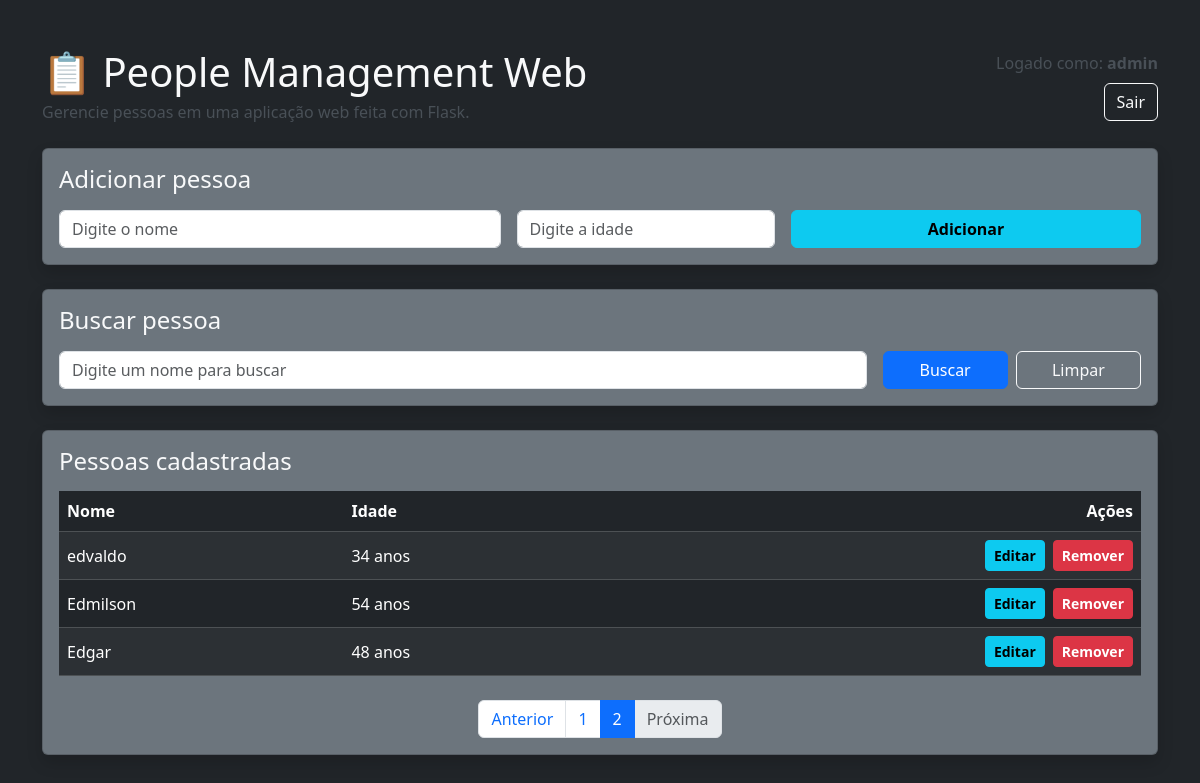
Screenshot of /?pagina=2&busca= (signed in) with the database file from the repository.
### app.py (models this page shows)
class Usuario(UserMixin, db.Model):
    id = db.Column(db.Integer, primary_key=True)
    username = db.Column(db.String(100), unique=True, nullable=False)
    password = db.Column(db.String(255), nullable=False)

class Pessoa(db.Model):
    id = db.Column(db.Integer, primary_key=True)
    nome = db.Column(db.String(100), nullable=False)
    idade = db.Column(db.Integer, nullable=False)

### app.py (the view)
@app.route("/")
@login_required
def home():
    busca = request.args.get("busca", "").strip()
    pagina = request.args.get("pagina", 1, type=int)
    por_pagina = 5
    query = Pessoa.query
    if busca:
        query = query.filter(Pessoa.nome.ilike(f"%{busca}%"))
    paginacao = query.order_by(Pessoa.id.asc()).paginate(page=pagina, per_page=por_pagina, error_out=False)
    pessoas = paginacao.items
    return render_template(
        "index.html",
        pessoas=pessoas,
        busca=busca,
        pessoa_em_edicao=None,
        form_nome="",
        form_idade="",
        paginacao=paginacao
    )

### app.py (called while the page is built)
@login_manager.user_loader
def load_user(user_id):
    return Usuario.query.get(int(user_id))

### templates/index.html (shortened to what this page needs)
<!DOCTYPE html>
<html lang="pt-br">
<head>
    <link href="https://cdn.jsdelivr.net/npm/bootstrap@5.3.3/dist/css/bootstrap.min.css" rel="stylesheet">
</head>
<body class="bg-dark text-light">
    <div class="container py-5">
        <div class="d-flex flex-column flex-md-row justify-content-between align-items-md-center mb-4 gap-3">
            <div>
                <h1 class="mb-1">📋 People Management Web</h1>
                <p class="text-light-emphasis mb-0">Gerencie pessoas em uma aplicação web feita com Flask.</p>
            </div>
            <div class="d-flex flex-column align-items-md-end gap-2">
                <span class="text-light-emphasis">Logado como: <strong>{{ current_user.username }}</strong></span>
                <a href="{{ url_for('logout') }}" class="btn btn-outline-light">Sair</a>
            </div>
        </div>
        <div class="row g-4">
            <div class="col-12">
                <div class="card bg-secondary text-light shadow">
                    <div class="card-body">
                        {% if pessoa_em_edicao %}
                            <h2 class="h4 mb-3">Editar pessoa</h2>
                            <form action="{{ url_for('atualizar', id=pessoa_em_edicao.id) }}" method="post" class="row g-3">
                                <div class="col-md-5">
                                    <input type="text" name="nome" class="form-control" placeholder="Digite o nome" value="{{ form_nome }}" required>
                                </div>
                                <div class="col-md-3">
                                    <input type="text" name="idade" class="form-control" placeholder="Digite a idade" value="{{ form_idade }}" required>
                                </div>
                                <div class="col-md-4 d-flex gap-2">
                                    <button type="submit" class="btn btn-info fw-bold flex-fill">Salvar alterações</button>
                                    <a href="{{ url_for('home', busca=busca, pagina=paginacao.page) }}" class="btn btn-outline-light flex-fill">Cancelar</a>
                                </div>
                            </form>
                        {% else %}
                            <h2 class="h4 mb-3">Adicionar pessoa</h2>
                            <form action="{{ url_for('adicionar') }}" method="post" class="row g-3">
                                <div class="col-md-5">
                                    <input type="text" name="nome" class="form-control" placeholder="Digite o nome" required>
                                </div>
                                <div class="col-md-3">
                                    <input type="text" name="idade" class="form-control" placeholder="Digite a idade" required>
                                </div>
                                <div class="col-md-4">
                                    <button type="submit" class="btn btn-info fw-bold w-100">Adicionar</button>
                                </div>
                            </form>
                        {% endif %}
                    </div>
                </div>
            </div>
            <div class="col-12">
                <div class="card bg-secondary text-light shadow">
                    <div class="card-body">
                        <h2 class="h4 mb-3">Buscar pessoa</h2>
                        <form action="{{ url_for('home') }}" method="get" class="row g-3">
                            <div class="col-md-9">
                                <input type="text" name="busca" class="form-control" placeholder="Digite um nome para buscar" value="{{ busca }}">
                            </div>
                            <div class="col-md-3 d-flex gap-2">
                                <button type="submit" class="btn btn-primary w-100">Buscar</button>
                                <a href="{{ url_for('home') }}" class="btn btn-outline-light w-100">Limpar</a>
                            </div>
                        </form>
                    </div>
                </div>
            </div>
            <div class="col-12">
                <div class="card bg-secondary text-light shadow">
                    <div class="card-body">
                        <h2 class="h4 mb-3">Pessoas cadastradas</h2>
                        {% if pessoas %}
                            <div class="table-responsive">
                                <table class="table table-dark table-striped table-hover align-middle mb-0">
                                    <thead>
                                        <tr>
                                            <th>Nome</th>
                                            <th>Idade</th>
                                            <th class="text-end">Ações</th>
                                        </tr>
                                    </thead>
                                    <tbody>
                                        {% for pessoa in pessoas %}
                                            <tr>
                                                <td>{{ pessoa.nome }}</td>
                                                <td>{{ pessoa.idade }} anos</td>
                                                <td class="text-end">
                                                    <div class="d-inline-flex gap-2">
                                                        <form action="{{ url_for('editar', id=pessoa.id, busca=busca, pagina=paginacao.page) }}" method="get">
                                                            <button type="submit" class="btn btn-info btn-sm fw-bold">Editar</button>
                                                        </form>
                                                        <form action="{{ url_for('remover', id=pessoa.id) }}" method="post" onsubmit="return confirmarRemocao()">
                                                            <button type="submit" class="btn btn-danger btn-sm fw-bold">Remover</button>
                                                        </form>
                                                    </div>
                                                </td>
                                            </tr>
                                        {% endfor %}
                                    </tbody>
                                </table>
                            </div>
                            {% if paginacao.pages > 1 %}
                                <nav class="mt-4">
                                    <ul class="pagination justify-content-center mb-0">
                                        <li class="page-item {% if not paginacao.has_prev %}disabled{% endif %}">
                                            <a class="page-link" href="{{ url_for('home', pagina=paginacao.prev_num, busca=busca) if paginacao.has_prev else '#' }}">Anterior</a>
                                        </li>
                                        {% for numero in paginacao.iter_pages(left_edge=1, right_edge=1, left_current=1, right_current=2) %}
                                            {% if numero %}
                                                <li class="page-item {% if numero == paginacao.page %}active{% endif %}">
                                                    <a class="page-link" href="{{ url_for('home', pagina=numero, busca=busca) }}">{{ numero }}</a>
                                                </li>
                                            {% else %}
                                                <li class="page-item disabled">
                                                    <span class="page-link">...</span>
                                                </li>
                                            {% endif %}
                                        {% endfor %}
                                        <li class="page-item {% if not paginacao.has_next %}disabled{% endif %}">
                                            <a class="page-link" href="{{ url_for('home', pagina=paginacao.next_num, busca=busca) if paginacao.has_next else '#' }}">Próxima</a>
                                        </li>
                                    </ul>
                                </nav>
                            {% endif %}
                        {% else %}
                            <p class="mb-0 text-light-emphasis">Nenhuma pessoa encontrada.</p>
                        {% endif %}
                    </div>
                </div>
            </div>
        </div>
    </div>
</body>
</html>

### rows the page displays
Usuario: username "admin"
Pessoa: nome "edvaldo", idade "34"
Pessoa: nome "Edmilson", idade "54"
Pessoa: nome "Edgar", idade "48"

### other values shown
{{ numero }} "1" "2"
